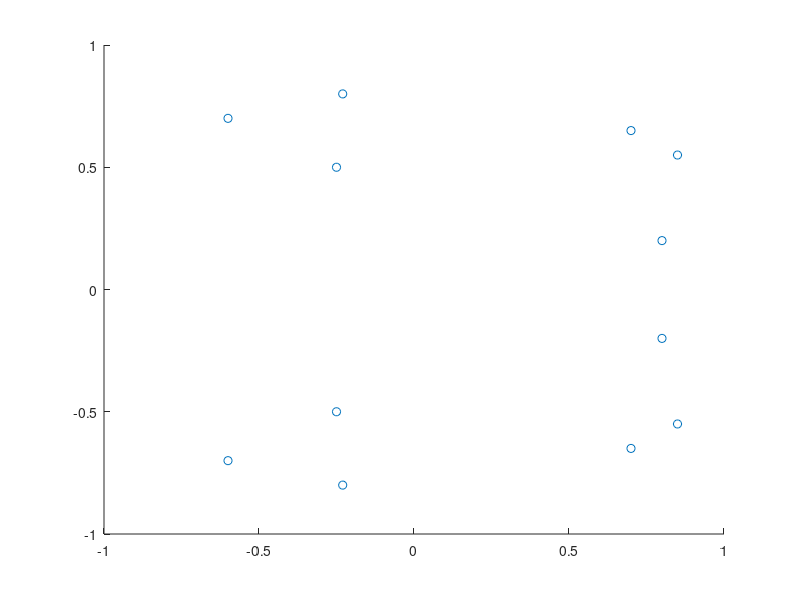

This figure's MATLAB source:
close all

fz_roots = [(0.8+0.2i) (0.8-0.2i) (0.85 + 0.55i) (0.85 - 0.55i) (0.7 + 0.65i) (0.7 -0.65i) (-0.25+0.5i) (-0.25 -0.5i) (-0.23+0.8i) (-0.23-0.8i) (-0.6+0.7i) (-0.6-0.7i)];

fz = zpk([], fz_roots, 1, 1);
fz = tf(fz);
[num, dem, Ts] = tfdata(fz);
dem = dem{:};
w_params = flip(dem) %parametry A(w^-1) dla 'rozwinietej' postaci
roots(dem); %pierwiastki rownania char A(z)
roots(w_params) %pierwsiastki rownania char A(w^-1)
scatter(real(fz_roots), imag(fz_roots))';
abs(fz_roots)';
